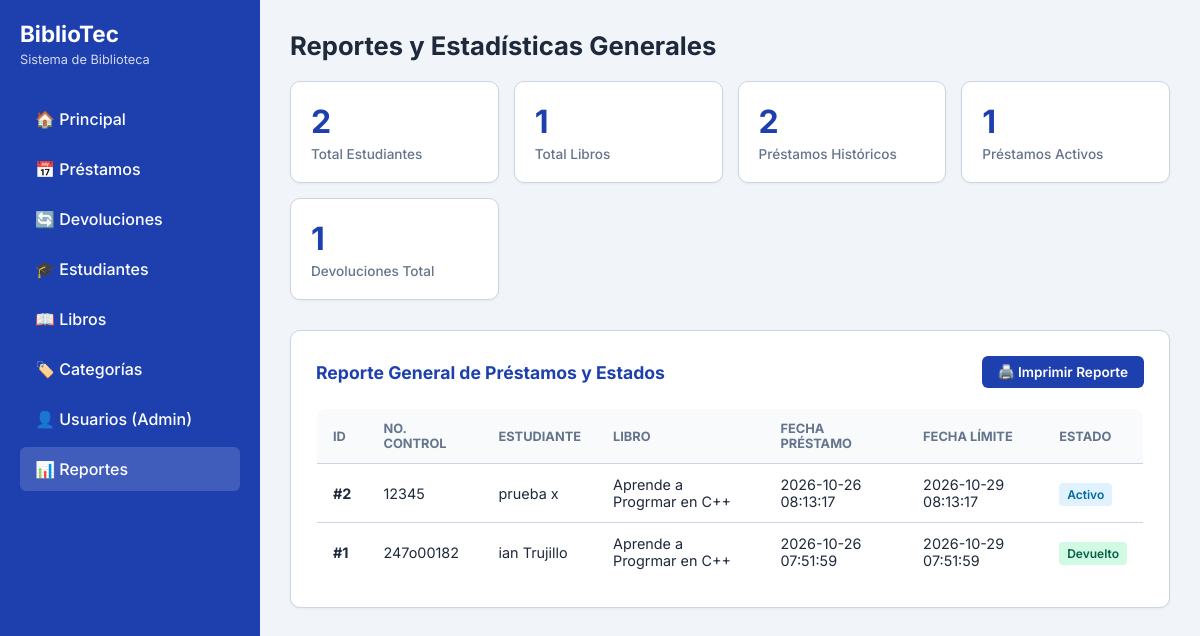
Page /Reportes.php (signed in) on the committed database.
### tables this page shows
CREATE TABLE `prestamo` (
  `id_prestamo` int(11) NOT NULL,
  `numeroControl` varchar(9) DEFAULT NULL,
  `id_libro` int(11) DEFAULT NULL,
  `fechaPrestamo` datetime DEFAULT current_timestamp(),
  `fechaDevolucion` datetime DEFAULT NULL,
  `estado` varchar(30) DEFAULT 'Activo'
);

CREATE TABLE `estudiante` (
  `numeroControl` varchar(9) NOT NULL,
  `nombre` varchar(100) NOT NULL,
  `apellidoPaterno` varchar(60) NOT NULL,
  `apellidoMaterno` varchar(60) DEFAULT NULL,
  `carrera` varchar(50) NOT NULL,
  `estatus` varchar(30) DEFAULT 'ACTIVO',
  `contrasena` varchar(255) NOT NULL DEFAULT '',
  `correo` varchar(100) NOT NULL,
  `token_recuperacion` varchar(255) DEFAULT NULL,
  `token_expiracion` datetime DEFAULT NULL
);

CREATE TABLE `libros` (
  `id_libro` int(11) NOT NULL,
  `id_categoria` int(11) DEFAULT NULL,
  `titulo` varchar(150) NOT NULL,
  `editorial` varchar(100) DEFAULT NULL,
  `isbn` varchar(20) DEFAULT NULL,
  `stock` int(11) DEFAULT 1
);

### Reportes.php (the view, shortened to what this page needs)
<?php
include 'conexion.php';
try {
    $totalEstudiantes = $pdo->query("SELECT COUNT(*) FROM estudiante")->fetchColumn();
    $totalLibros = $pdo->query("SELECT COUNT(*) FROM libros")->fetchColumn();
    $prestamosHistoricos = $pdo->query("SELECT COUNT(*) FROM prestamo")->fetchColumn();
    $prestamosActivos = $pdo->query("SELECT COUNT(*) FROM prestamo WHERE estado = 'Activo'")->fetchColumn();
    $totalDevoluciones = $pdo->query("SELECT COUNT(*) FROM devolucion")->fetchColumn();
    $stmtReporte = $pdo->query("SELECT p.*, e.numeroControl, e.nombre, e.apellidoPaterno, l.titulo FROM prestamo p JOIN estudiante e ON p.numeroControl = e.numeroControl JOIN libros l ON p.id_libro = l.id_libro ORDER BY p.id_prestamo DESC");
    $reportePrestamos = $stmtReporte->fetchAll();
} catch (PDOException $e) {
    $totalEstudiantes = 0;
    $totalLibros = 0;
    $prestamosHistoricos = 0;
    $prestamosActivos = 0;
    $totalDevoluciones = 0;
    $reportePrestamos = [];
}
?>
<!DOCTYPE html>
<html lang="es">
<head>
</head>
<body>
    <aside>
        <h2>BiblioTec</h2>
        <p>Sistema de Biblioteca</p>
        <nav>
            <a href="dashboard_admin.php">🏠 Principal</a>
            <a href="prestamos.php">📅 Préstamos</a>
            <a href="devoluciones.php">🔄 Devoluciones</a>
            <?php if (isset($_SESSION['rol']) && $_SESSION['rol'] === 'ADMIN'): ?>
                <a href="estudiantes.php">🎓 Estudiantes</a>
            <?php endif; ?>
            <a href="libros.php">📖 Libros</a>
            <a href="categorias.php">🏷️ Categorías</a>
            <?php if (isset($_SESSION['rol']) && $_SESSION['rol'] === 'ADMIN'): ?>
                <a href="usuarios.php">👤 Usuarios (Admin)</a>
            <?php endif; ?>
            <a href="reportes.php" class="active">📊 Reportes</a>
        </nav>
    </aside>
    <main>
        <h1>Reportes y Estadísticas Generales</h1>
        <div class="metrics-grid">
            <div class="metric-card">
                <h3><?php echo $totalEstudiantes; ?></h3>
                <p>Total Estudiantes</p>
            </div>
            <div class="metric-card">
                <h3><?php echo $totalLibros; ?></h3>
                <p>Total Libros</p>
            </div>
            <div class="metric-card">
                <h3><?php echo $prestamosHistoricos; ?></h3>
                <p>Préstamos Históricos</p>
            </div>
            <div class="metric-card">
                <h3><?php echo $prestamosActivos; ?></h3>
                <p>Préstamos Activos</p>
            </div>
            <div class="metric-card">
                <h3><?php echo $totalDevoluciones; ?></h3>
                <p>Devoluciones Total</p>
            </div>
        </div>
        <div class="card" style="padding: 25px;">
            <div class="card-header">
                <h3>Reporte General de Préstamos y Estados</h3>
                <button onclick="window.print()" class="btn-print">🖨️ Imprimir Reporte</button>
            </div>
            <table>
                <thead>
                    <tr>
                        <th>ID</th>
                        <th>No. Control</th>
                        <th>Estudiante</th>
                        <th>Libro</th>
                        <th>Fecha Préstamo</th>
                        <th>Fecha Límite</th>
                        <th>Estado</th>
                    </tr>
                </thead>
                <tbody>
                    <?php if (!empty($reportePrestamos)): ?>
                        <?php foreach ($reportePrestamos as $rep): ?>
                            <tr>
                                <td><strong>#<?php echo htmlspecialchars($rep['id_prestamo']); ?></strong></td>
                                <td><?php echo htmlspecialchars($rep['numeroControl']); ?></td>
                                <td><?php echo htmlspecialchars($rep['nombre'] . ' ' . $rep['apellidoPaterno']); ?></td>
                                <td><?php echo htmlspecialchars($rep['titulo']); ?></td>
                                <td><?php echo htmlspecialchars($rep['fechaPrestamo']); ?></td>
                                <td><?php echo htmlspecialchars($rep['fechaDevolucion']); ?></td>
                                <td>
                                    <span style="background: <?php echo ($rep['estado'] === 'Activo') ? '#e0f2fe' : '#d1fae5'; ?>; color: <?php echo ($rep['estado'] === 'Activo') ? '#0369a1' : '#065f46'; ?>; padding: 4px 8px; border-radius: 4px; font-size: 0.75rem; font-weight: 600;">
                                        <?php echo htmlspecialchars($rep['estado']); ?>
                                    </span>
                                </td>
                            </tr>
                        <?php endforeach; ?>
                    <?php endif; ?>
                </tbody>
            </table>
        </div>
    </main>
</body>
</html>

### Reportes.php (style rules this page uses)
:root { --primary: #1e40af; --primary-dark: #1e3a8a; --bg-color: #f1f5f9; --card-bg: #ffffff; --text-main: #1e293b; --text-muted: #64748b; --border-color: #cbd5e1; }
* { box-sizing: border-box; margin: 0; padding: 0; font-family: 'Inter', sans-serif; }
body { background-color: var(--bg-color); color: var(--text-main); display: flex; min-height: 100vh; }
aside { width: 260px; background-color: var(--primary); color: white; display: flex; flex-direction: column; padding: 20px; }
aside h2 { font-size: 1.4rem; margin-bottom: 5px; }
aside p { font-size: 0.8rem; opacity: 0.8; margin-bottom: 30px; }
aside nav a { display: block; padding: 12px 15px; color: white; text-decoration: none; border-radius: 6px; font-weight: 500; margin-bottom: 6px; transition: background 0.2s; }
aside nav a:hover, aside nav a.active { background-color: rgba(255, 255, 255, 0.15); }
main { flex: 1; padding: 30px; overflow-y: auto; }
h1 { font-size: 1.6rem; font-weight: 700; margin-bottom: 20px; }
.metrics-grid { display: grid; grid-template-columns: repeat(auto-fit, minmax(180px, 1fr)); gap: 15px; margin-bottom: 30px; }
.metric-card { background: var(--card-bg); padding: 20px; border-radius: 10px; border: 1px solid var(--border-color); box-shadow: 0 1px 3px rgba(0,0,0,0.05); }
.metric-card h3 { font-size: 2rem; font-weight: 700; color: var(--primary); margin-bottom: 5px; }
.metric-card p { font-size: 0.85rem; color: var(--text-muted); font-weight: 500; }
.card { background: var(--card-bg); padding: 25px; border-radius: 10px; border: 1px solid var(--border-color); box-shadow: 0 1px 3px rgba(0,0,0,0.05); margin-bottom: 30px; }
.card-header { display: flex; justify-content: space-between; align-items: center; margin-bottom: 20px; }
.card-header h3 { font-size: 1.1rem; color: var(--primary); }
.btn-print { background-color: #1e40af; color: white; padding: 8px 16px; border: none; border-radius: 6px; font-weight: 600; font-size: 0.85rem; cursor: pointer; display: inline-flex; align-items: center; gap: 6px; text-decoration: none; transition: background 0.2s; }
table { width: 100%; border-collapse: collapse; margin-top: 10px; text-align: left; background: var(--card-bg); border-radius: 10px; overflow: hidden; border: 1px solid var(--border-color); }
th, td { padding: 12px 16px; border-bottom: 1px solid var(--border-color); font-size: 0.9rem; }
th { background-color: #f8fafc; font-size: 0.8rem; text-transform: uppercase; color: var(--text-muted); }

### rows in the picture
prestamo: id_prestamo "2", numeroControl.numeroControl "12345", numeroControl.apellidoPaterno "prueba x", id_libro.titulo "Aprende a Progrmar en C++", fechaPrestamo "2026-10-26 08:13:17", fechaDevolucion "2026-10-29 08:13:17", estado "Activo"
prestamo: id_prestamo "1", numeroControl.numeroControl "247o00182", numeroControl.apellidoPaterno "ian Trujillo", id_libro.titulo "Aprende a Progrmar en C++", fechaPrestamo "2026-10-26 07:51:59", fechaDevolucion "2026-10-29 07:51:59", estado "Devuelto"

### other values in the picture
$totalEstudiantes "2"
$totalLibros "1"
$prestamosHistoricos "2"
$prestamosActivos "1"
$totalDevoluciones "1"
